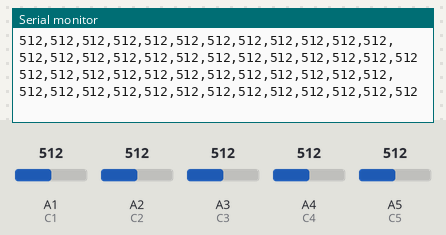
A sketch run on a simulated Arduino Uno, built with avr-gcc and run on an emulated ATmega328P. Shown: the last lines printed to the serial monitor. Inputs (shaded band) come from the test bench; at power-on: A1 (C1) = 512, A2 (C2) = 512, A3 (C3) = 512, A4 (C4) = 512, A5 (C5) = 512.

Above: at 1.2 s.
1.3 s: A1 (C1) set to 108
At 1.37 s:
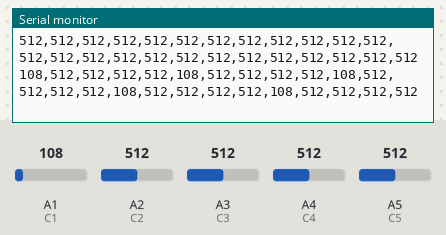
4.3 s: A1 (C1) set to 94
At 4.38 s:
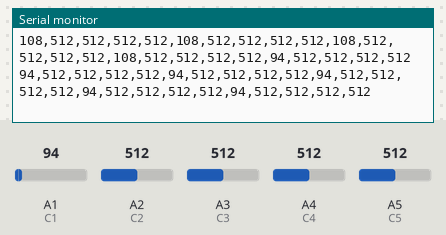
7.3 s: A2 (C2) set to 105
At 7.35 s:
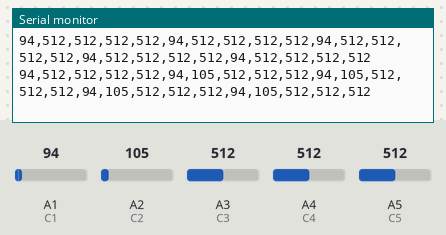
10.3 s: A2 (C2) set to 94
At 10.31 s:
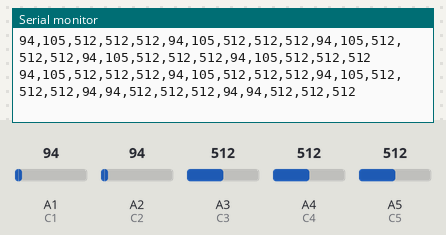
11.8 s: A3 (C3) set to 104
At 11.81 s:
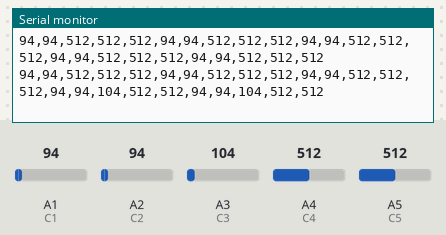
13.3 s: A3 (C3) set to 93
At 13.31 s:
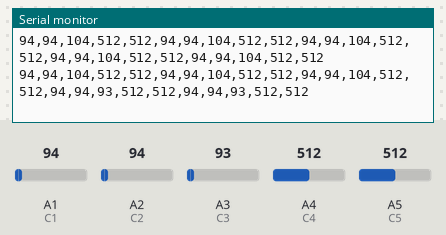
Timing chart, 0 to 16.3 s (numbered marks = the images above; inputs shaded):
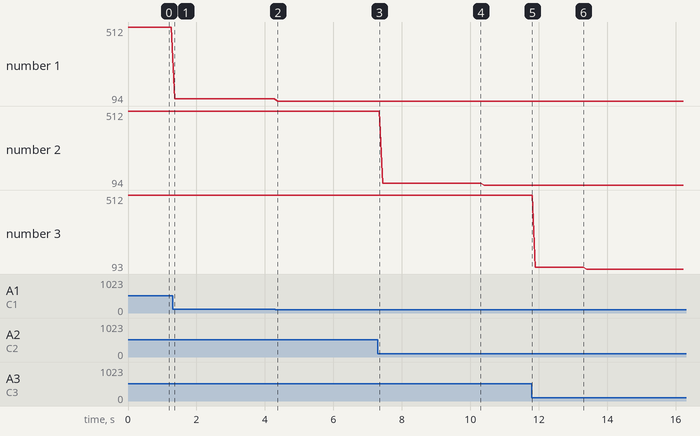

Measured:
- after the input at 1.3 s, the serial monitor: prints a new line after 0.06 s (image 1)
- after the input at 4.3 s, the serial monitor: prints a new line after 0.08 s (image 2)
- after the input at 7.3 s, the serial monitor: prints a new line at once (image 3)
- after the input at 10.3 s, the serial monitor: prints a new line at once (image 4)
- after the input at 11.8 s, the serial monitor: prints a new line at once (image 5)
- after the input at 13.3 s, the serial monitor: prints a new line at once (image 6)
- plotted number 1: 512 → 108 after the input at 1.3 s, 108 → 94 after the input at 4.3 s
- plotted number 2: 512 → 105 after the input at 7.3 s

The sketch:

Ardunio_sketch.ino
```cpp
// const int R1 = 6;
// const int R2 = 5;
// const int R3 = 4;
// const int R4 = 3;
// const int R5 = 2;
// const int C1 = A1;
// const int C2 = A2;
// const int C3 = A3;
// const int C4 = A4;
// const int C5 = A5;
// const int Rows[5] = { R1, R2, R3, R4, R5 };
// const int Cols[5] = { C1, C2, C3, C4, C5 };
// int temp_row = -1;
// int temp_col = -1;
// int row;
// int col;

// void start() {
//   Serial.begin(9600);
//   pinMode(R1, OUTPUT);
//   pinMode(R2, OUTPUT);
//   pinMode(R3, OUTPUT);
//   pinMode(R4, OUTPUT);
//   pinMode(R5, OUTPUT);
//   pinMode(C1, INPUT_PULLUP);  // Pull-down resistors on the analog input pins
//   pinMode(C2, INPUT_PULLUP);
//   pinMode(C3, INPUT_PULLUP);
//   pinMode(C4, INPUT_PULLUP);
//   pinMode(C5, INPUT_PULLUP);
// }

// void setup() {
//   start();
// }

// void loop() {
//   // for (int i = 0; i < 5; i++) {
//   //   digitalWrite(Rows[i], HIGH);
//   //   delay(50);  // Add a small delay to allow the voltage to settle
//   //   for (int j = 0; j < 5; j++) {
//   //     // if (i < 4 &  j != 4) {
//   //       int value = analogRead(Cols[j]);
//   //       delay(10);
//   //       // if (value < 950) {  // Adjust the threshold as needed
//   //         col = j;
//   //         row = i;
//   //         // if (temp_row != row || temp_col != col) {
//   //         // temp_row = row;
//   //         // temp_col = col;
//   //         Serial.print("Row ");
//   //         Serial.print(row);

//   //         Serial.print(" Col ");
//   //         Serial.print(col);
//   //         Serial.print(" Value ");
//   //         Serial.println(value);
//   //       // }
//   //     // }
//   //     // }
//   //     delay(10);  // Add a small delay between readings
//   //   }
//   //   digitalWrite(Rows[i], LOW);
//   //   delay(10);
//   // }

//   // if (temp_row != row || temp_col != col) {
//   //   temp_row = row;
//   //   temp_col = col;
//   //   Serial.print("Row ");
//   //   Serial.print(row);
//   //   Serial.print(" Col ");
//   //   Serial.println(col);
//   // }
//     digitalWrite(R5 ,  HIGH);
//     delay(10);
//     for (int j = 0 ; j <5 ; j++){
//   col = analogRead(Cols[3]);
//   Serial.print(" 4 ");
//   Serial.print("Row ");
//   //  Serial.print(j);
//   Serial.print(" Col ");
// // const int threshold[25] = [907 , 907 , 903 , 900,820 , 908 ,910  ,  908 ,  908 , 905   ,   908 , 910  ,906    ,  905  ,   880  ,   900 ,  907  ,   907  ,     907, 900    ,   902 , 902 , 899  , 897];


//   Serial.println(col);
//     delay(100);
//     }


//   digitalWrite(R3, LOW);
//   digitalWrite(R1, LOW);
//   digitalWrite(R2, LOW);
//   digitalWrite(R4, LOW);
//   digitalWrite(R5, LOW);
// }


const int R1 = 6;
const int R2 = 5;
const int R3 = 4;
const int R4 = 3;
const int R5 = 2;
const int C1 = A1;
const int C2 = A2;
const int C3 = A3;
const int C4 = A4;
const int C5 = A5;
const int Rows[5] = { R1, R2, R3, R4, R5 };
const int Cols[5] = { C1, C2, C3, C4, C5 };
int thresholds[25] = {
  213, 205, 204, 224, 287,
  891, 897, 892, 893, 889,
  894, 894, 886, 866, 874,
  699, 890, 895, 895, 890,
  895, 427, 256, 199, 197
};

int temp_row = -1;
int temp_col = -1;
int row;
int col;

void start() {
  Serial.begin(9600);
  pinMode(R1, OUTPUT);
  pinMode(R2, OUTPUT);
  pinMode(R3, OUTPUT);
  pinMode(R4, OUTPUT);
  pinMode(R5, OUTPUT);
  pinMode(C1, INPUT_PULLUP);  // Pull-down resistors on the analog input pins
  pinMode(C2, INPUT_PULLUP);
  pinMode(C3, INPUT_PULLUP);
  pinMode(C4, INPUT_PULLUP);
  pinMode(C5, INPUT_PULLUP);
}

void setup() {
  start();
}

void loop() {
  for (int i = 0; i < 5; i++) {
    digitalWrite(Rows[i], HIGH);

    delay(10);  // Add a small delay to allow the voltage to settle
    for (int j = 0; j < 5; j++) {
      int value = analogRead(Cols[j]);

      col = j;
      row = i;
      //  if (value<(thresholds[row*5 + col]-5))
      //  {
      //    Serial.print(value);
      //    Serial.print(" ");
      //    Serial.print(thresholds[row*5 + col]);
      //        Serial.print(" ");
      //    Serial.println(row*5 + col);
      //  }
      // Serial.print("Row ");
      //   Serial.print(row);
      //   Serial.print(" Col ");
      //   Serial.print(col);
      //   Serial.print(" Value ");
      //   Serial.println(value);
      Serial.print(value);
      if (j == 4 and i==4) {
        Serial.print("");
      }
      else{
        Serial.print(",");
      }
      // ... repeat for all values

      // Add a small delay between readings
      delay(1);
    }
    digitalWrite(Rows[i], LOW);
    delay(1);
  }
  Serial.print("\n");
}
```
